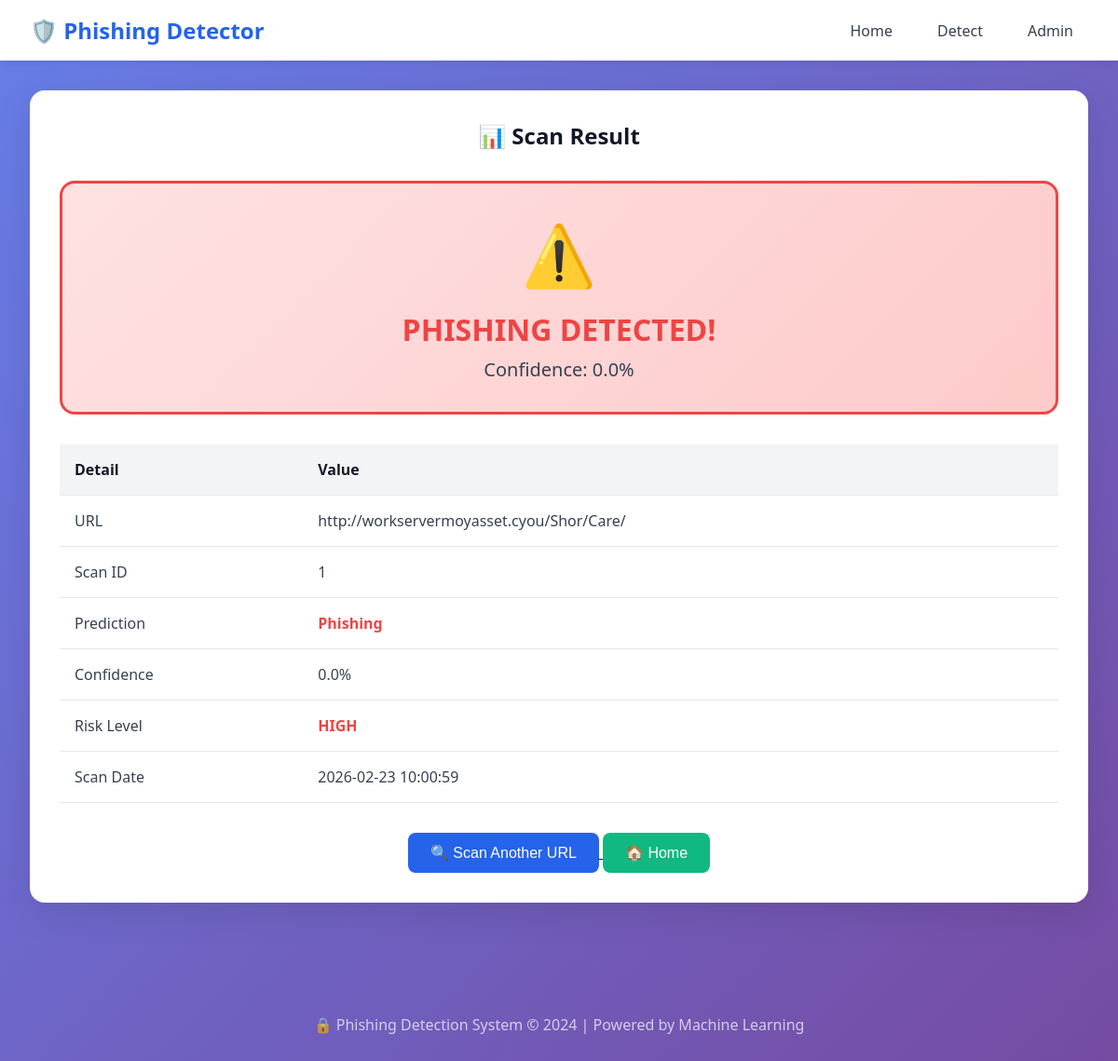
The page /result/1 on the database its author committed.
### tables this page shows
CREATE TABLE scan_results (
            id INTEGER PRIMARY KEY AUTOINCREMENT,
            url TEXT NOT NULL,
            prediction TEXT NOT NULL,
            confidence REAL,
            risk_level TEXT,
            rf_prediction TEXT,
            xgb_prediction TEXT,
            rule_score INTEGER,
            scan_date TIMESTAMP DEFAULT CURRENT_TIMESTAMP
        );

### app.py (the view)
@app.route("/result/<int:scan_id>")
def result(scan_id):
    history = get_scan_history(limit=100)
    scan = next((s for s in history if s[0] == scan_id), None)
    if scan:
        result_data = {'id': scan[0], 'url': scan[1], 'prediction': scan[2], 'confidence': scan[3], 'risk_level': scan[4], 'scan_date': scan[5]}
        return render_template("result.html", result=result_data)
    return redirect(url_for('detect'))

### app.py (called while the page is built)
@app.after_request
def add_security_headers(response):
    response.headers['Cache-Control'] = 'no-cache, no-store, must-revalidate'
    response.headers['Pragma'] = 'no-cache'
    response.headers['Expires'] = '0'
    return response

@app.before_request
def protect_admin_session():
    public_endpoints = ['home', 'detect', 'about', 'result']
    if request.endpoint in public_endpoints and 'admin_logged_in' in session:
        session.clear() # Padam terus session

### database.py (called while the page is built)
def get_scan_history(limit=100):
    conn = sqlite3.connect(DB_NAME)
    cursor = conn.cursor()
    cursor.execute("""
        SELECT id, url, prediction, CAST(confidence AS REAL), risk_level, scan_date
        FROM scan_results
        ORDER BY scan_date DESC
        LIMIT ?
    """, (limit,))
    results = cursor.fetchall()
    conn.close()
    return results

### templates/result.html (shortened to what this page needs)
<!DOCTYPE html>
<html lang="en">
<head>
    <link rel="stylesheet" href="{{ url_for('static', filename='style.css') }}">
</head>
<body>
    <nav class="navbar">
        <div class="navbar-brand">
            🛡️ Phishing Detector
        </div>
        <ul class="navbar-nav">
            <li><a href="/">Home</a></li>
            <li><a href="/detect">Detect</a></li>
            <li><a href="/admin">Admin</a></li>
        </ul>
    </nav>
    <div class="container">
        <div class="card fade-in">
            <h2 class="card-header" style="text-align: center;">📊 Scan Result</h2>
            {% if result.prediction == 'Phishing' %}
            <div class="result-box phishing">
                <div class="result-icon">⚠️</div>
                <div class="result-title risk-high">PHISHING DETECTED!</div>
                <div class="result-confidence">Confidence: {{ result.confidence }}%</div>
            </div>
            {% else %}
            <div class="result-box legitimate">
                <div class="result-icon">✅</div>
                <div class="result-title" style="color: var(--secondary-color);">LEGITIMATE URL</div>
                <div class="result-confidence">Confidence: {{ result.confidence }}%</div>
            </div>
            {% endif %}
            <div style="margin-top: 2rem;">
                <table class="table">
                    <tr>
                        <th>Detail</th>
                        <th>Value</th>
                    </tr>
                    <tr>
                        <td>URL</td>
                        <td style="word-break: break-all;">{{ result.url }}</td>
                    </tr>
                    <tr>
                        <td>Scan ID</td>
                        <td>{{ result.id }}</td>
                    </tr>
                    <tr>
                        <td>Prediction</td>
                        <td>
                            {% if result.prediction == 'Phishing' %}
                            <span class="risk-high">{{ result.prediction }}</span>
                            {% else %}
                            <span class="risk-low">{{ result.prediction }}</span>
                            {% endif %}
                        </td>
                    </tr>
                    <tr>
                        <td>Confidence</td>
                        <td>{{ result.confidence }}%</td>
                    </tr>
                    <tr>
                        <td>Risk Level</td>
                        <td>
                            {% if result.risk_level == 'HIGH' %}
                            <span class="risk-high">{{ result.risk_level }}</span>
                            {% elif result.risk_level == 'MEDIUM' %}
                            <span class="risk-medium">{{ result.risk_level }}</span>
                            {% else %}
                            <span class="risk-low">{{ result.risk_level }}</span>
                            {% endif %}
                        </td>
                    </tr>
                    {% if result.scan_date %}
                    <tr>
                        <td>Scan Date</td>
                        <td>{{ result.scan_date }}</td>
                    </tr>
                    {% endif %}
                </table>
            </div>
            <div style="margin-top: 2rem; text-align: center;">
                <a href="/detect">
                    <button class="btn btn-primary">🔍 Scan Another URL</button>
                </a>
                <a href="/">
                    <button class="btn btn-secondary">🏠 Home</button>
                </a>
            </div>
        </div>
    </div>
    <div class="footer">
        <p>🔒 Phishing Detection System &copy; 2024 | Powered by Machine Learning</p>
    </div>
</body>
</html>

### static/style.css (style rules this page uses)
:root { --primary-color: #2563eb; --primary-dark: #1d4ed8; --secondary-color: #10b981; --danger-color: #ef4444; --warning-color: #f59e0b; --dark-color: #1f2937; --light-color: #f3f4f6; --white: #ffffff; --gray-100: #f3f4f6; --gray-200: #e5e7eb; --gray-300: #d1d5db; --gray-500: #6b7280; --gray-700: #374151; --gray-900: #111827; }
* { margin: 0; padding: 0; box-sizing: border-box; }
body { font-family: 'Segoe UI', Tahoma, Geneva, Verdana, sans-serif; background: linear-gradient(135deg, #667eea 0%, #764ba2 100%); min-height: 100vh; color: var(--gray-700); }
.navbar { background: var(--white); padding: 1rem 2rem; box-shadow: 0 2px 10px rgba(0, 0, 0, 0.1); display: flex; justify-content: space-between; align-items: center; }
.navbar-brand { font-size: 1.5rem; font-weight: 700; color: var(--primary-color); display: flex; align-items: center; gap: 0.5rem; }
.navbar-nav { display: flex; gap: 1rem; list-style: none; }
.navbar-nav a { text-decoration: none; color: var(--gray-700); padding: 0.5rem 1rem; border-radius: 0.5rem; transition: all 0.3s ease; }
.container { max-width: 1200px; margin: 0 auto; padding: 2rem; }
.card { background: var(--white); border-radius: 1rem; box-shadow: 0 10px 40px rgba(0, 0, 0, 0.1); padding: 2rem; margin-bottom: 1.5rem; }
.card-header { font-size: 1.5rem; font-weight: 600; margin-bottom: 1rem; color: var(--gray-900); }
.btn { display: inline-block; padding: 0.75rem 1.5rem; border-radius: 0.5rem; font-size: 1rem; font-weight: 500; text-decoration: none; cursor: pointer; border: none; transition: all 0.3s ease; }
.btn-primary { background: var(--primary-color); color: var(--white); }
.btn-secondary { background: var(--secondary-color); color: var(--white); }
.result-box { padding: 2rem; border-radius: 1rem; text-align: center; margin-top: 2rem; }
.result-box.phishing { background: linear-gradient(135deg, #fee2e2 0%, #fecaca 100%); border: 3px solid var(--danger-color); }
.result-icon { font-size: 4rem; margin-bottom: 1rem; }
.result-title { font-size: 2rem; font-weight: 700; margin-bottom: 0.5rem; }
.result-confidence { font-size: 1.25rem; color: var(--gray-600); }
.risk-high { color: var(--danger-color); font-weight: 700; }
.table { width: 100%; border-collapse: collapse; }
.table th, .table td { padding: 1rem; text-align: left; border-bottom: 1px solid var(--gray-200); }
.table th { background: var(--gray-100); font-weight: 600; color: var(--gray-900); }
.footer { text-align: center; padding: 2rem; color: rgba(255, 255, 255, 0.7); margin-top: 2rem; }
.fade-in { animation: fadeIn 0.5s ease-in; }

### rows shown on the page
scan_results: url "http://workservermoyasset.cyou/Shor/Care/", id "1", prediction "Phishing", risk_level "HIGH", scan_date "2026-02-23 10:00:59"

### other values the page prints
{{ result.confidence }} "0.0"
